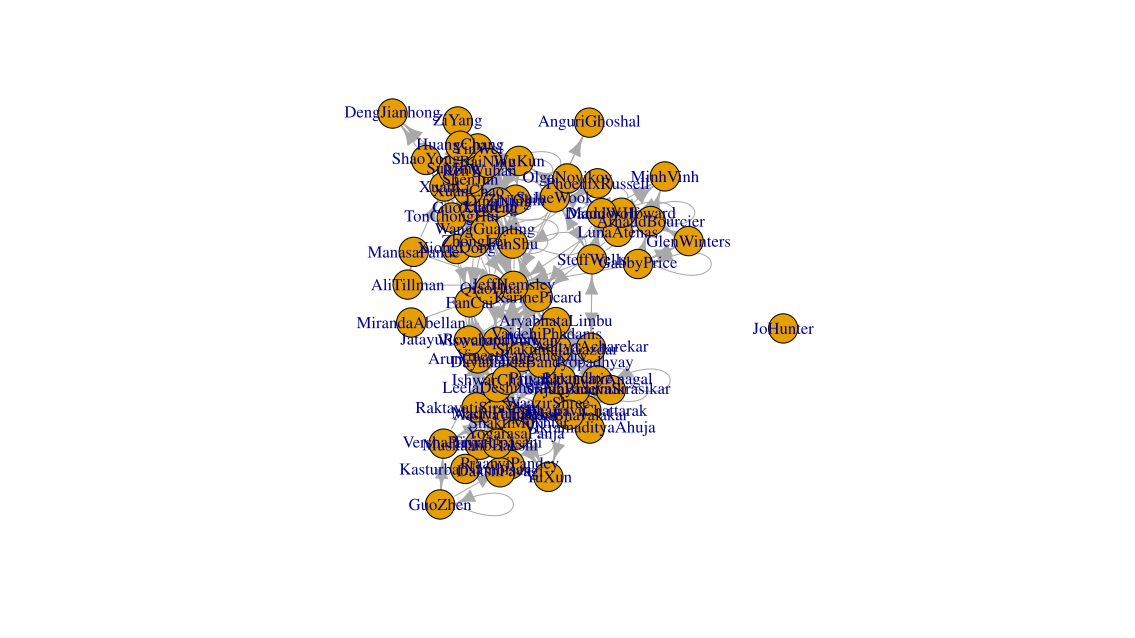

Write R code to recreate this figure.
#
# Author: Joyce Woznica
# Class: IST 719
# Date: 3/2/2020
# Subject: Lab 8, Week 8
#
# Lab 8
#---------------- Package Load -------------------
library (igraph)

link.data <- read.csv("/Users/joycewoznica/IST719/Labs/Lab8/links-421-719network.csv",
                      header = TRUE, stringsAsFactors = FALSE)
node.data <- read.csv("/Users/joycewoznica/IST719/Labs/Lab8/nodes-421-719network.csv",
                      header = TRUE, stringsAsFactors = FALSE)
View(node.data)
View(link.data)
dim(node.data)

colnames(link.data)
colnames(link.data) <- gsub("\\.", "", colnames(link.data))
link.data$X <- gsub(" |-", "", link.data$X)
# column bind
cbind(link.data$X, colnames(link.data)[-1])

node.data$Name <- gsub(" |-", "", node.data$Name)
# column bind
cbind(node.data$Name, link.data$X)

# matrix
M <- as.matrix(link.data[ ,-1])
rownames(M) <- colnames(M)
dim(M)
M[is.na(M)] <- 0
M[M > 1]

#----------------- Graphing -------------------------
g <- graph_from_adjacency_matrix(M)
g
vcount(g)
ecount(g)
plot.igraph(g)

g <- simplify(g)
plot.igraph(g)

# shrink margins
par(mar = c(0,0,0,0))
plot.igraph(g)
# supress some information
plot.igraph(g, edge.arrow.size = 0, edge.arrow.width = 0)

E(g)$arrow.size <- 0
E(g)$arrow.width <- 0
plot.igraph(g)

# add some more attributes
V(g)$color <- "gold"
V(g)$frame.color <- "white"
V(g)$label.color <- "black"
E(g)$color <- "cadetblue"
V(g)$size <- 5
plot.igraph(g)

?igraph.plotting
# JoHunter is an isolate
E(g)$curved <- 0.4
plot.igraph(g)

#---------------- Visualizing Centrality and Measuring Centrality ---------------------
plot(degree(g))
par(mar=c(3,10,1,1))
barplot(degree(g), horiz = T, las = 2) 
# mine does not show up sorted most to least like Helmsley

V(g)$degree <- degree(g)
V(g)$deg.out <- degree(g, mode = "out")
V(g)$deg.in <- degree(g, mode = "in")

# the top is the people that nominated the most to be their friends
barplot(V(g)$deg.out, names.arg = V(g)$name,
        horiz = T, las = 2)
barplot(V(g)$deg.in, names.arg = V(g)$name,
        horiz = T, las = 2)

#g.bak <- g
#g <- as.undirected(g)
#g <- g.bak

V(g)$close <- closeness(g, normalized = TRUE, mode = "all")
V(g)$bet <- betweenness(g, normalized = FALSE)

library(plotrix)
my.pallet <- colorRampPalette(c("steelblue1", "violet", "tomato", "red", "red"))

V(g)$color <- rev(my.pallet(200))[round(1 + rescale(V(g)$close, c(1,199)), 0)]
plot.igraph(g)

V(g)$size <- 2 + rescale(V(g)$degree, c(0,13))
V(g)$label.cex <- 0.7 + rescale(V(g)$bet, c(0,1.25))

plot.igraph(g)

#--------------- Visualzing Social Network Structures -------------------
cbind(V(g)$name, node.data$Name)

V(g)$class <- node.data$Class
V(g)$country <- node.data$Country
V(g)$year <- node.data$year

g <- delete_vertices(g, "JoHunter")

plot.igraph(g)

V(g)$shape <- "circle"
V(g)$shape[V(g)$class == "Wednesday"] <- "square"
V(g)$shape[V(g)$class == "Both"] <- "rectangle"

plot.igraph(g)

V(g)$color <- "gold"
V(g)$color[V(g)$country == "India"] <- "springgreen4"
V(g)$color[V(g)$country == "China"] <- "red"
V(g)$color[V(g)$class == "Both"] <- "purple"

plot.igraph(g)

V(g)$label.color <- "blue"
V(g)$label.color[V(g)$year == 1] <- "black"
plot.igraph(g)

fc <- cluster_fast_greedy(as.undirected(g))
print(modularity(fc))

membership(fc)
V(g)$cluster <- membership(fc)
length(fc)
sizes(fc)

par(mar = c(0,0,0,0))
plot_dendrogram(fc, palette = rainbow(7))
# this plot is nothing like the one he provided. 
# there are boxes in color instead of colored words

#--------------- Advanced Social Networking Topics --------------------
load("/Users/joycewoznica/IST719/Labs/Lab8/ist719networkobject.rda")
par(mar = c(0,0,0,0))
plot.igraph(g)

l <- layout_in_circle(g)
V(g)$x <- l[,1]
V(g)$y <- l[,2]
plot.igraph(g)

l <- layout_with_fr(g)
V(g)$x <- l[,1]
V(g)$y <- l[,2]
plot.igraph(g)

l <- layout_as_star(g, center = "LeelaDeshmukh")
V(g)$x <- l[,1]
V(g)$y <- l[,2]
plot.igraph(g)

E(g)$color <- "gray"
E(g)[from("LeelaDeshmukh")]$color <- "red"
l <- layout_as_star(g, center = "LeelaDeshmukh")
plot.igraph(g)

l <- layout_with_kk(g)
V(g)$x <- l[,1]
V(g)$y <- l[,2]
plot.igraph(g)

V(g)$x <- 0
V(g)$y <- 0
plot.igraph(g)

coord <- cbind(V(g)$x, V(g)$y)
iteratation <- c(500, 100, 20, 10, 5, 3, 2, 1)
for (i in 1:length(iteratation))
{
  l <- layout_with_fr(g, coords = coord, dim = 2, niter = iteratation[i])
  V(g)$x <- l[,1]
  V(g)$y <- l[,2]
  plot.igraph(g)
  mtext(paste("Layout FR:", iteratation[i]), side = 3, line = 0, 
        cex = 1.5, adj = 0)
}

l <- layout_with_gem(g)
V(g)$x <- l[ ,1]
V(g)$y <- l[ ,2]
plot.igraph(g)

l <- layout_with_dh(g)
V(g)$x <- l[ ,1]
V(g)$y <- l[ ,2]
plot.igraph(g)

l <- layout_on_grid(g)
V(g)$x <- l[ ,1]
V(g)$y <- l[ ,2]
plot.igraph(g)


#------------- Barpartited Network -------------------------------
# use g to simiulate a barpartited network

my.linked.list <- data.frame(person = V(g)$name, event = V(g)$country)
g <- graph_from_data_frame(my.linked.list, directed = FALSE)

V(g)$type <- FALSE
V(g)$type[V(g)$name %in% node.data$Name] <- TRUE

l <- layout_as_bipartite(g, types = V(g)$type)
V(g)$x <- l[ ,2]
V(g)$y <- l[ ,1]
par(mar = c(0,0,0,0))
plot.igraph(g)
V(g)$size <- 0
plot.igraph(g)
